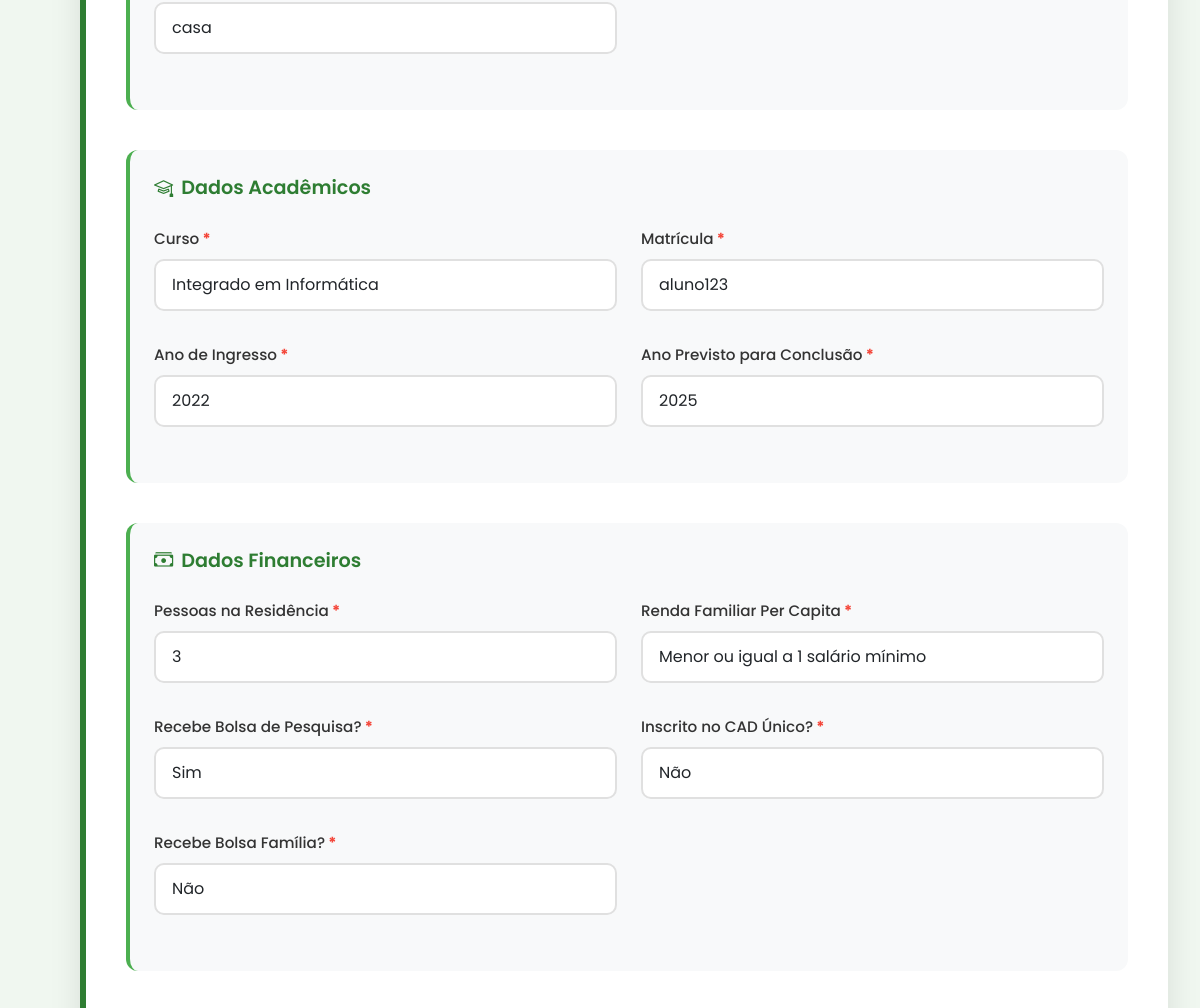
Page /aluno/editais/renovacao (signed in, middle part) on the earlier database version.
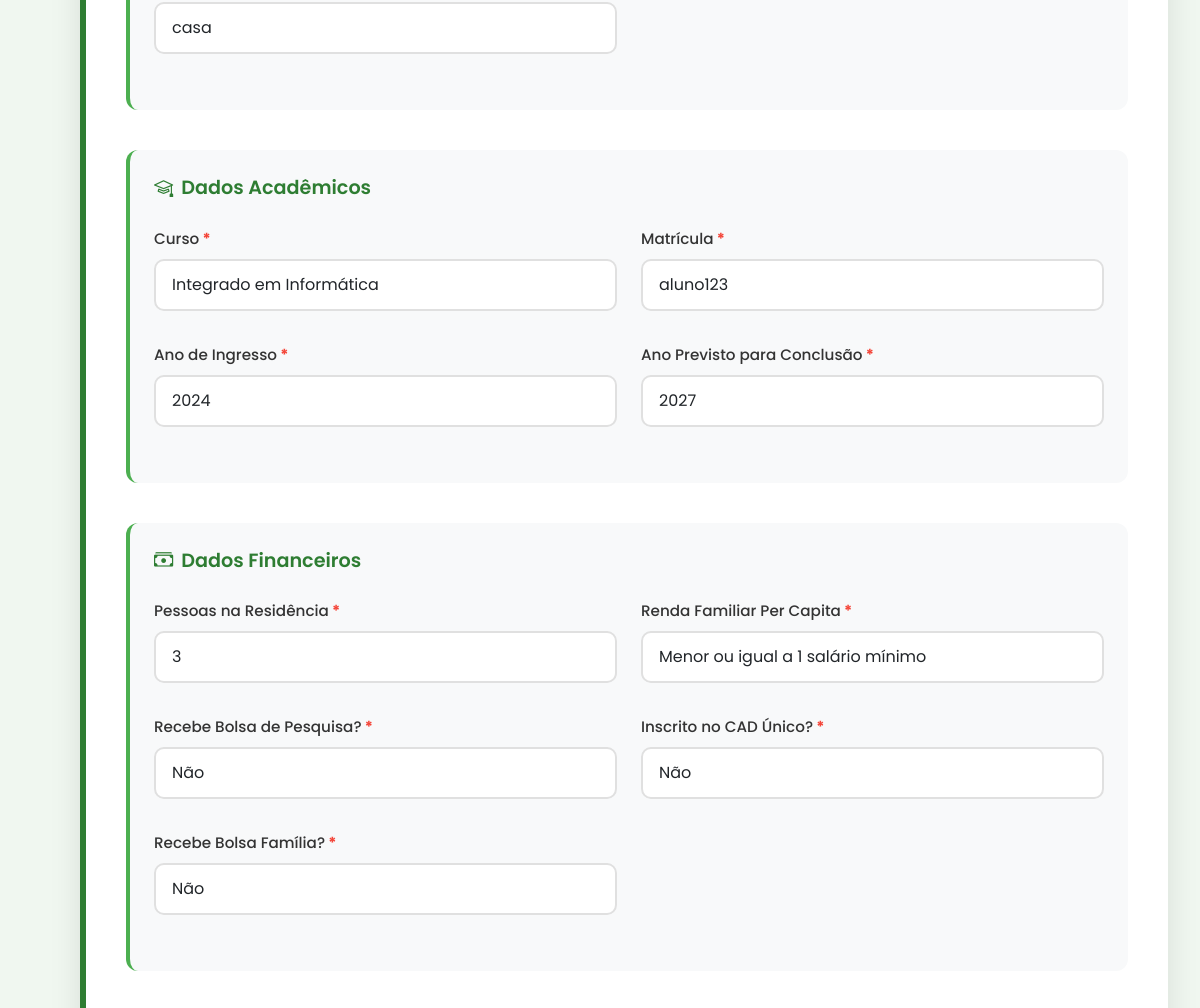
Same page on the later database version.
### tables this page shows
CREATE TABLE aluno (
    id_usuario INTEGER PRIMARY KEY,
    cpf TEXT NOT NULL,
    telefone TEXT NOT NULL,
    curso TEXT NOT NULL,
    data_nascimento TEXT NOT NULL,
    filiacao TEXT NOT NULL,
    cep TEXT NOT NULL,
    cidade TEXT NOT NULL,
    bairro TEXT NOT NULL,
    rua TEXT NOT NULL,
    numero TEXT NOT NULL,
    nome_banco TEXT NOT NULL,
    agencia_bancaria TEXT NOT NULL,
    numero_conta_bancaria TEXT NOT NULL,
    renda_familiar REAL NOT NULL,
    quantidade_pessoas INTEGER NOT NULL,
    renda_per_capita REAL NOT NULL,
    situacao_moradia TEXT NOT NULL,
    cadastro_completo BOOLEAN DEFAULT 0, estado TEXT DEFAULT '', complemento TEXT DEFAULT '', possivel_aluno BOOLEAN DEFAULT 1, aprovado BOOLEAN DEFAULT 0, ano_ingresso INTEGER, ano_conclusao_previsto INTEGER, bolsa_pesquisa TEXT, cad_unico TEXT, bolsa_familia TEXT,
    FOREIGN KEY (id_usuario) REFERENCES usuario(id_usuario) ON DELETE CASCADE
);

### routes/aluno/editais_routes.py (the view)
@router.get("/editais/renovacao")
@requer_autenticacao(["aluno"])
async def get_editais_renovacao(request: Request, usuario_logado: dict = None):
    if not usuario_logado.get('completo', True):
        return RedirectResponse("/aluno/perfil", status_code=303)
    aluno = aluno_repo.obter_por_matricula(usuario_logado['matricula'])
    inscricoes = inscricao_repo.obter_por_aluno(aluno.id_usuario)
    inscricao_anterior = inscricoes[0] if inscricoes else None
    auxilios_atuais = []
    auxilio_transporte = None
    auxilio_moradia = None
    if inscricao_anterior:
        id_inscricao = inscricao_anterior['id_inscricao']
        try:
            auxilio_transporte_list = AuxilioTransporteRepo.obter_todos()
            for aux in auxilio_transporte_list:
                if aux.id_inscricao == id_inscricao:
                    auxilio_transporte = aux
                    auxilios_atuais.append('transporte')
                    break
        except:
            pass
        try:
            auxilio_moradia_list = AuxilioMoradiaRepo.obter_todos()
            for aux in auxilio_moradia_list:
                if aux.id_inscricao == id_inscricao:
                    auxilio_moradia = aux
                    auxilios_atuais.append('moradia')
                    break
        except:
            pass
        if inscricao_anterior.get('tipo_auxilio'):
            tipo = inscricao_anterior['tipo_auxilio'].lower()
            if 'alimentacao' in tipo or 'alimentação' in tipo:
                auxilios_atuais.append('alimentacao')
            if 'material' in tipo:
                auxilios_atuais.append('material')
    response = templates.TemplateResponse(
        "/aluno/editais_renovacao.html",
        {
            "request": request,
            "aluno": aluno,
            "inscricao_anterior": inscricao_anterior,
            "auxilios_atuais": auxilios_atuais,
            "auxilio_transporte": auxilio_transporte,
            "auxilio_moradia": auxilio_moradia,
            "quantidade_pessoas_residencia": aluno.quantidade_pessoas if aluno else 0
        }
    )
    return response

### templates/aluno/editais_renovacao.html (shortened to what the changed rows need)
{% extends 'base2.html' %}
{% set active_page = 'editais' %}
{% block head %}
    <link rel="stylesheet" href="/static/css/editais_primeira_inscricao_aluno.css?v={{ range(1, 10000) | random }}">
{% endblock %}
{% block content %}
<div class="main-content" id="mainContent">
    <br>
    <div class="form-container">
        <form action="/aluno/editais/renovacao" method="post" enctype="multipart/form-data" id="renovacaoForm">
            <div class="form-etapa" id="etapa-1" style="display: block;">
                <div class="form-section">
                    <div class="form-row">
                        <div>
                            <input type="text" class="form-control" id="complemento" name="complemento" value="{{aluno.complemento if aluno and aluno.complemento else ''}}" placeholder="Ex: Apto 201, Bloco B">
                        </div>
                    </div>
                </div>
                <div class="form-section">
                    <div class="form-row">
                        <div>
                            <label for="curso" class="form-label required-field">Curso</label>
                            <input type="text" class="form-control" id="curso" name="curso" value="{{ aluno.curso if aluno and aluno.curso else '' }}" readonly required>
                        </div>
                    </div>
                    <div class="form-row">
                        <div>
                            <label for="ano_ingresso" class="form-label required-field">Ano de Ingresso</label>
                            <input type="number" class="form-control" id="ano_ingresso" name="ano_ingresso" value="{{ aluno.ano_ingresso if aluno and aluno.ano_ingresso else '' }}" min="2000" max="2030" required>
                        </div>
                        <div>
                            <label for="ano_conclusao_previsto" class="form-label required-field">Ano Previsto para Conclusão</label>
                            <input type="number" class="form-control" id="ano_conclusao_previsto" name="ano_conclusao_previsto" value="{{ aluno.ano_conclusao_previsto if aluno and aluno.ano_conclusao_previsto else '' }}" min="2024" max="2035" required>
                        </div>
                    </div>
                </div>
                <div class="form-section">
                    <div class="form-row">
                        <div>
                            <label for="pessoas_residencia" class="form-label required-field">Pessoas na Residência</label>
                            <input type="number" class="form-control" id="pessoas_residencia" name="pessoas_residencia" value="{{ aluno.quantidade_pessoas if aluno and aluno.quantidade_pessoas else '' }}" required>
                        </div>
                    </div>
                    <div class="form-row">
                        <div>
                            <label for="bolsa_pesquisa" class="form-label required-field">Recebe Bolsa de Pesquisa?</label>
                            <select class="form-control" id="bolsa_pesquisa" name="bolsa_pesquisa" required>
                                <option value="nao" {% if not aluno or not aluno.bolsa_pesquisa or aluno.bolsa_pesquisa == 'nao' %}selected{% endif %}>Não</option>
                                <option value="sim" {% if aluno and aluno.bolsa_pesquisa == 'sim' %}selected{% endif %}>Sim</option>
                            </select>
                        </div>
                        <div>
                            <label for="cad_unico" class="form-label required-field">Inscrito no CAD Único?</label>
                            <select class="form-control" id="cad_unico" name="cad_unico" required>
                                <option value="nao" {% if not aluno or not aluno.cad_unico or aluno.cad_unico == 'nao' %}selected{% endif %}>Não</option>
                            </select>
                        </div>
                    </div>
                    <div class="form-row">
                        <div>
                            <label for="bolsa_familia" class="form-label required-field">Recebe Bolsa Família?</label>
                            <select class="form-control" id="bolsa_familia" name="bolsa_familia" required>
                                <option value="nao" {% if not aluno or not aluno.bolsa_familia or aluno.bolsa_familia == 'nao' %}selected{% endif %}>Não</option>
                            </select>
                        </div>
                    </div>
                </div>
            </div>
        </form>
    </div>
</div>
{% endblock %}

Differences in the rows shown:
changed aluno "casa": ano_ingresso "2022" → "2024"; ano_conclusao_previsto "2025" → "2027"; bolsa_pesquisa "Sim" → "Não"
